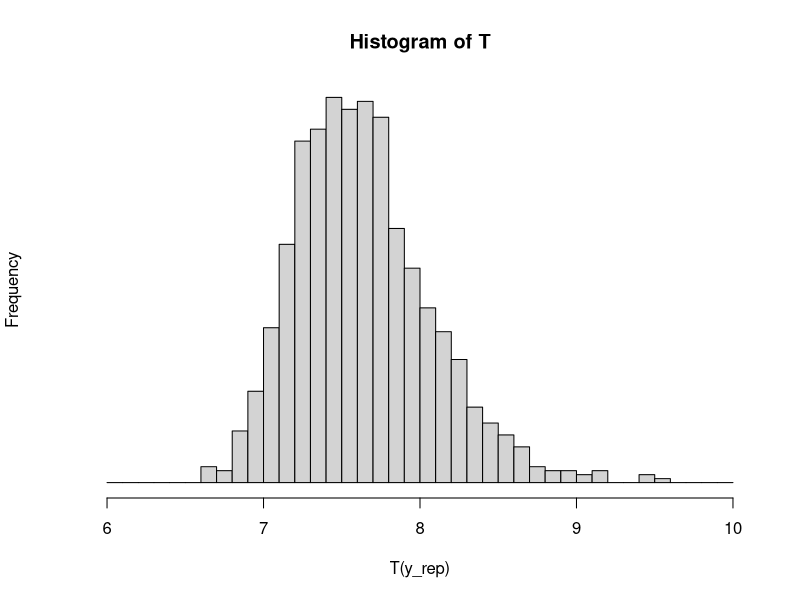

The R script that drew this image:
A <- 1e+5
y_bar <- 5.1
T <- numeric(1000)
for(i in 1:1000){
  y_rep <- rnorm(100,mean = y_bar, sd = sqrt(1+0.01))
  T[i] <- max(abs(y_rep))
}

hist(T, xlab="T(y_rep)", yaxt="n",
     breaks=seq(6, 10, 0.1), cex=2)

p_value <- sum(T>=8.1)/1000
